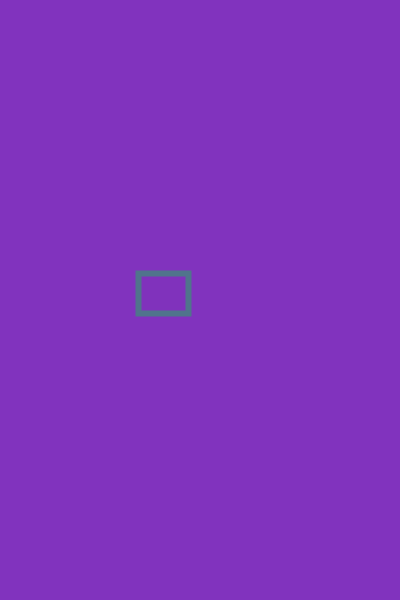
Frame 1 (no input)
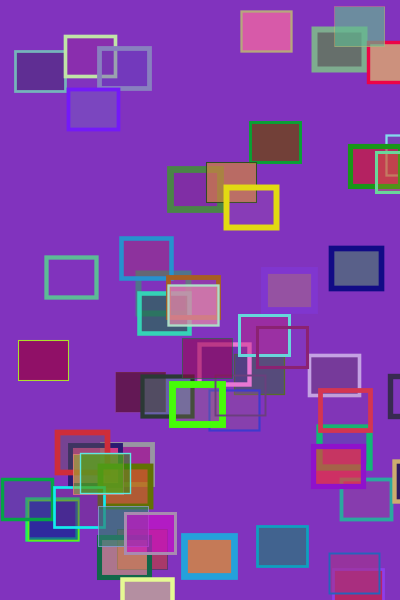
Frame 60 (the mouse pressed at the canvas centre just before this capture)
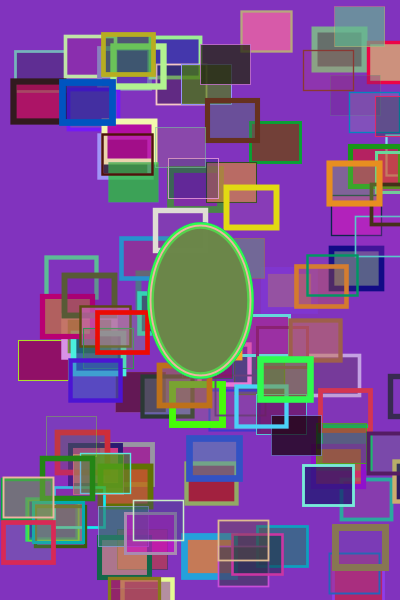
Frame 120 (the mouse held since frame 60 and released just before this capture)

The Processing sketch that drew these frames (run headless with seeded random() and noise(); from frame 60 on, the mouse is pressed at the canvas centre):

// Processing sketch: processing_48506
// ── processing_48506.pde

void setup ()
{
  size(400, 600);
  background (random (200),random(200), random (200));
  smooth();
  frameRate(random (60));
}
void draw ()
{
  strokeWeight(random(7));
  stroke(random(255),random(255),random(255));
  fill(random(255), random (200), random (200), random(200)) ;
  ellipse(mouseX, mouseY, mouseX/2, mouseY/2);
  rect(random(width), random(height), 50,40);
}
